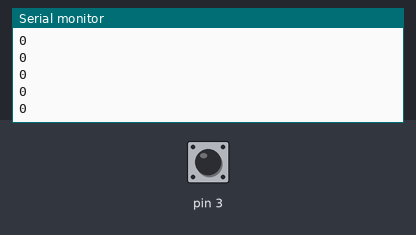
Bench run of a sketch on a simulated Arduino Uno, built with avr-gcc and run on an emulated ATmega328P. Parts: the last lines printed to the serial monitor. The inputs (shaded band) are chosen by the test bench; at power-on: pin 3 HIGH.

Above: at 1.2 s.
1.3 s: pin 3 pulled LOW for 0.15 s
At 2.0 s:
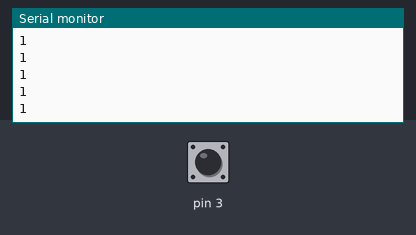
2.9 s: pin 3 pulled LOW for 1 s
5.4 s: pin 3 pulled LOW for 0.15 s
At 6.4 s:
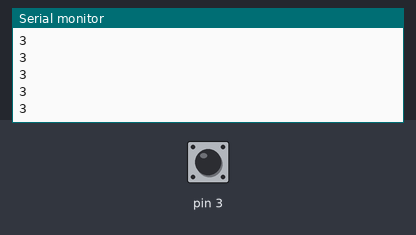
Timing chart, 0 to 7.8 s (numbered marks = the images above; inputs shaded):
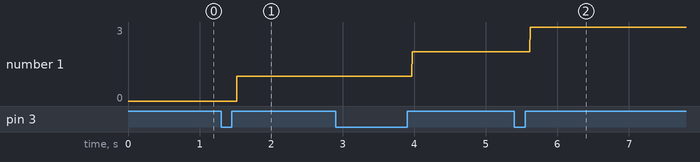

The sketch:

encoderTicks_final.ino
```cpp
#include <avr/io.h>
#include <avr/interrupt.h>


volatile long int count = 0;

void setup() {

  sei();
  //port_init();
  Serial.begin(9600);
  DDRD &= ~(1 << PD1);
  PORTD |= (1 << PD1);
  DDRD  &= ~(1 << PD3);
  PORTD |= (1 << PD3);
  /////////////////////////////////////////////////////////
  EICRA |= (1 << ISC11) | (1 << ISC10); ////on rising
  //EIFR |= (1 << INTF1);
  EIMSK |= (1 << INT1);
}

void loop() {

  Serial.println(count);
}

ISR(INT1_vect) {
  if (bit_is_set(PIND, 3)) {
    count++;
  }
  else {
    count--;
  }
}
```

Measured:
- after the input at 1.3 s, the serial monitor: prints a new line after 0.22 s (image 1)
- after the input at 5.4 s, the serial monitor: prints a new line after 0.22 s (image 2)
- plotted number 1: 0 → 1 after the input at 1.3 s, 1 → 2 after the input at 2.9 s, 2 → 3 after the input at 5.4 s
